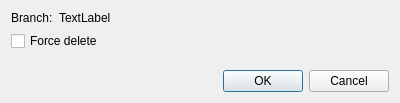
<?xml version="1.0" encoding="UTF-8"?>
<ui version="4.0">
 <class>DeleteLocalBranchDialog</class>
 <widget class="QDialog" name="DeleteLocalBranchDialog">
  <property name="geometry">
   <rect>
    <x>0</x>
    <y>0</y>
    <width>400</width>
    <height>103</height>
   </rect>
  </property>
  <property name="windowTitle">
   <string>Delete Branch</string>
  </property>
  <layout class="QVBoxLayout" name="verticalLayout">
   <item>
    <layout class="QHBoxLayout" name="horizontalLayout" stretch="0,1">
     <item>
      <widget class="QLabel" name="label_2">
       <property name="text">
        <string>Branch:</string>
       </property>
      </widget>
     </item>
     <item>
      <widget class="QLabel" name="branchLabel">
       <property name="text">
        <string>TextLabel</string>
       </property>
      </widget>
     </item>
    </layout>
   </item>
   <item>
    <widget class="QCheckBox" name="forceCheckBox">
     <property name="text">
      <string>Force delete</string>
     </property>
    </widget>
   </item>
   <item>
    <spacer name="verticalSpacer">
     <property name="orientation">
      <enum>Qt::Vertical</enum>
     </property>
     <property name="sizeHint" stdset="0">
      <size>
       <width>20</width>
       <height>40</height>
      </size>
     </property>
    </spacer>
   </item>
   <item>
    <widget class="QDialogButtonBox" name="buttonBox">
     <property name="orientation">
      <enum>Qt::Horizontal</enum>
     </property>
     <property name="standardButtons">
      <set>QDialogButtonBox::Cancel|QDialogButtonBox::Ok</set>
     </property>
    </widget>
   </item>
  </layout>
 </widget>
 <resources/>
 <connections>
  <connection>
   <sender>buttonBox</sender>
   <signal>accepted()</signal>
   <receiver>DeleteLocalBranchDialog</receiver>
   <slot>accept()</slot>
   <hints>
    <hint type="sourcelabel">
     <x>248</x>
     <y>254</y>
    </hint>
    <hint type="destinationlabel">
     <x>157</x>
     <y>274</y>
    </hint>
   </hints>
  </connection>
  <connection>
   <sender>buttonBox</sender>
   <signal>rejected()</signal>
   <receiver>DeleteLocalBranchDialog</receiver>
   <slot>reject()</slot>
   <hints>
    <hint type="sourcelabel">
     <x>316</x>
     <y>260</y>
    </hint>
    <hint type="destinationlabel">
     <x>286</x>
     <y>274</y>
    </hint>
   </hints>
  </connection>
 </connections>
</ui>
